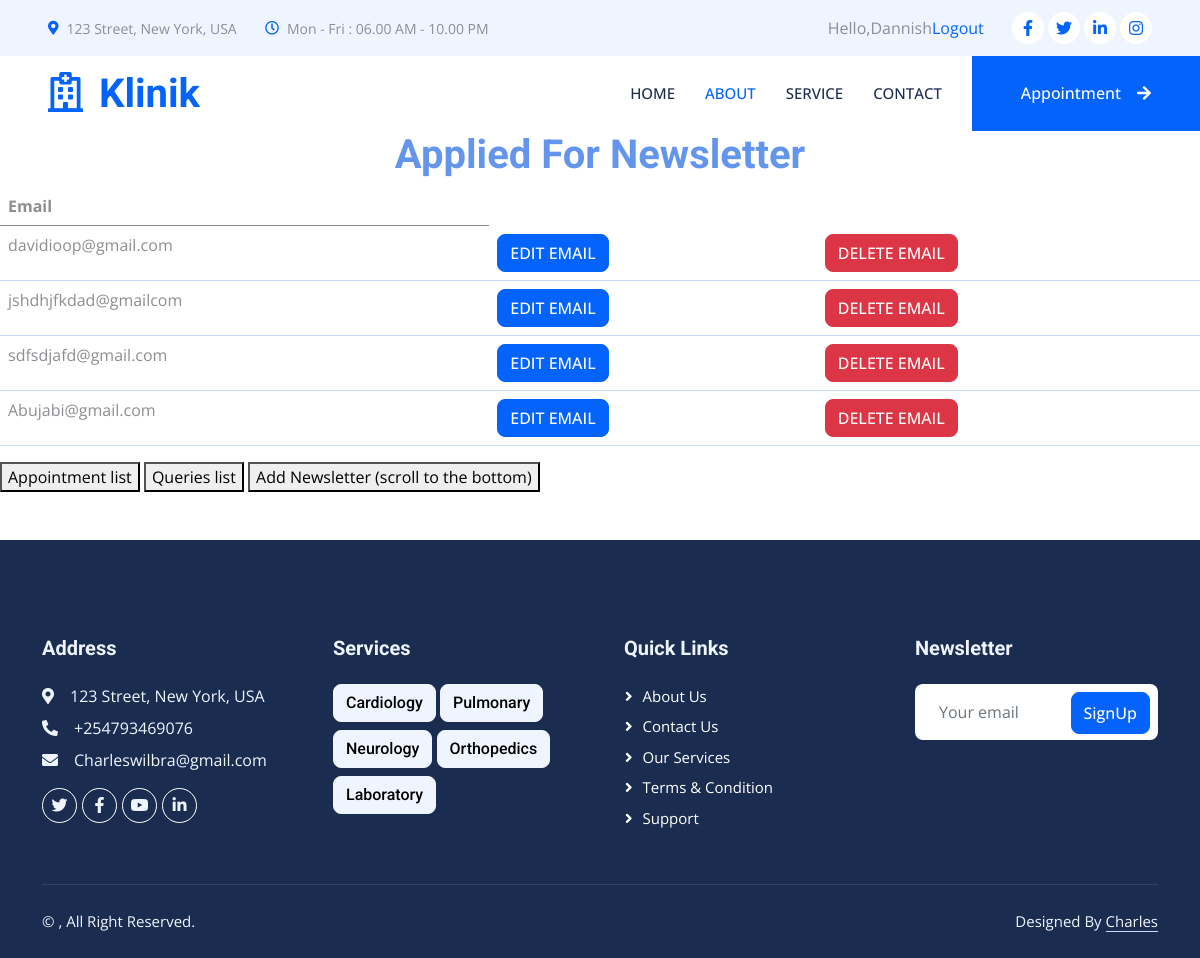
The page /hosi/newsletterlist/ (signed in) on the database its author committed.
### hosi/models.py (models this page shows, shortened)
class Newsletter(models.Model):
    email = models.TextField()
    objects = models.Manager()

### hosi/views.py (the view)
# urls.py: path('newsletterlist/', views.Newsletterlist, name='newsletterlist'),
@login_required(login_url='loginPage')
def Newsletterlist(request):
    newsletters = Newsletter.objects.all()
    return render(request, 'newsletterlist.html',{'newsletters': newsletters})

### hosi/templates/newsletterlist.html (shortened to what this page needs)
{% extends "base.html" %}
{% block content %}
<table class="table">
    <h1 style="text-align: center;color: cornflowerblue">Applied For Newsletter</h1>
    <thead>
    <tr>
        <th>Email</th>
    </tr>
    </thead>
    <tbody>
       {% for y in newsletters %}
          <tr>
              <td>{{ y.email }}</td>
              <td>
                  <a href="{% url 'editnewsletter' y.id %}" class="btn btn-primary" type="button" >EDIT EMAIL</a>
              </td>
              <td>
                  <a href="{% url 'deletenewsletter' y.id %}" class="btn btn-danger" type="button" onclick="return confirm('Are you sure you want to delete the email?')">DELETE EMAIL</a>
              </td>
          </tr>
       {% endfor %}
    </tbody>
</table>
<a href="{% url 'appointmentslist' %}">
    <button>Appointment list</button>
</a>
<a href="{% url 'querylist' %}">
    <button>Queries list</button>
</a>
<a href="{% url 'index' %}">
    <button>Add Newsletter (scroll to the bottom)</button>
</a>
{% endblock %}

### hosi/templates/base.html (shortened to what this page needs)
{% load static %}
<html lang="en">
<head>
    <link href="https://cdnjs.cloudflare.com/ajax/libs/font-awesome/5.10.0/css/all.min.css" rel="stylesheet">
    <link href="https://cdn.jsdelivr.net/npm/bootstrap-icons@1.4.1/font/bootstrap-icons.css" rel="stylesheet">
    <link href="{% static 'lib/animate/animate.min.css' %}" rel="stylesheet">
    <link href="{% static 'lib/owlcarousel/assets/owl.carousel.min.css' %}" rel="stylesheet">
    <link href="{% static 'lib/tempusdominus/css/tempusdominus-bootstrap-4.min.css' %}" rel="stylesheet" />
    <link href="{% static 'css/bootstrap.min.css' %}" rel="stylesheet">
    <link href="{% static 'css/style.css' %}" rel="stylesheet">
</head>
<body>
{% block navbar %}
    <div class="container-fluid bg-light p-0 wow fadeIn" data-wow-delay="0.1s">
        <div class="row gx-0 d-none d-lg-flex">
            <div class="col-lg-7 px-5 text-start">
                <div class="h-100 d-inline-flex align-items-center py-3 me-4">
                    <small class="fa fa-map-marker-alt text-primary me-2"></small>
                    <small>123 Street, New York, USA</small>
                </div>
                <div class="h-100 d-inline-flex align-items-center py-3">
                    <small class="far fa-clock text-primary me-2"></small>
                    <small>Mon - Fri : 06.00 AM - 10.00 PM</small>
                </div>
            </div>
            <div class="col-lg-5 px-5 text-end">
                <div class="h-100 d-inline-flex align-items-center py-3 me-4">
                    <span>Hello,{{request.user}}</span>
                    <span><a href="{% url 'logout' %}">Logout</a></span>
                </div>
                <div class="h-100 d-inline-flex align-items-center">
                    <a class="btn btn-sm-square rounded-circle bg-white text-primary me-1" href=""><i class="fab fa-facebook-f"></i></a>
                    <a class="btn btn-sm-square rounded-circle bg-white text-primary me-1" href=""><i class="fab fa-twitter"></i></a>
                    <a class="btn btn-sm-square rounded-circle bg-white text-primary me-1" href=""><i class="fab fa-linkedin-in"></i></a>
                    <a class="btn btn-sm-square rounded-circle bg-white text-primary me-0" href=""><i class="fab fa-instagram"></i></a>
                </div>
            </div>
        </div>
    </div>
    <nav class="navbar navbar-expand-lg bg-white navbar-light sticky-top p-0 wow fadeIn" data-wow-delay="0.1s">
        <a href="{% url 'index' %}" class="navbar-brand d-flex align-items-center px-4 px-lg-5">
            <h1 class="m-0 text-primary"><i class="far fa-hospital me-3"></i>Klinik</h1>
        </a>
        <div class="collapse navbar-collapse" id="navbarCollapse">
            <div class="navbar-nav ms-auto p-4 p-lg-0">
                <a href="{% url 'index' %}" class="nav-item nav-link ">Home</a>
                <a href="{% url 'about' %}" class="nav-item nav-link active">About</a>
                <a href="{% url 'services' %}" class="nav-item nav-link">Service</a>
                <a href="{% url 'contact' %}" class="nav-item nav-link">Contact</a>
            </div>
            <a href="{% url 'index' %}" class="btn btn-primary rounded-0 py-4 px-lg-5 d-none d-lg-block">Appointment<i class="fa fa-arrow-right ms-3"></i></a>
        </div>
    </nav>
{% endblock %}
{% block content %}
{% endblock %}
{% block footer %}
<div class="container-fluid bg-dark text-light footer mt-5 pt-5 wow fadeIn" data-wow-delay="0.1s">
        <div class="container py-5">
            <div class="row g-5">
                <div class="col-lg-3 col-md-6">
                    <h5 class="text-light mb-4">Address</h5>
                    <p class="mb-2"><i class="fa fa-map-marker-alt me-3"></i>123 Street, New York, USA</p>
                    <p class="mb-2"><i class="fa fa-phone-alt me-3"></i>+254793469076</p>
                    <p class="mb-2"><i class="fa fa-envelope me-3"></i>Charleswilbra@gmail.com</p>
                    <div class="d-flex pt-2">
                        <a class="btn btn-outline-light btn-social rounded-circle" href=""><i class="fab fa-twitter"></i></a>
                        <a class="btn btn-outline-light btn-social rounded-circle" href=""><i class="fab fa-facebook-f"></i></a>
                        <a class="btn btn-outline-light btn-social rounded-circle" href=""><i class="fab fa-youtube"></i></a>
                        <a class="btn btn-outline-light btn-social rounded-circle" href=""><i class="fab fa-linkedin-in"></i></a>
                    </div>
                </div>
                <div class="col-lg-3 col-md-6">
                    <h5 class="text-light mb-4">Services</h5>
                    <h6 class="btn btn-light">Cardiology</h6>
                    <h6 class="btn btn-light">Pulmonary</h6>
                    <h6 class="btn btn-light">Neurology</h6>
                    <h6 class="btn btn-light">Orthopedics</h6>
                    <h6 class="btn btn-light">Laboratory</h6>
                </div>
                <div class="col-lg-3 col-md-6">
                    <h5 class="text-light mb-4">Quick Links</h5>
                    <a class="btn btn-link" href="{% url 'about' %}">About Us</a>
                    <a class="btn btn-link" href="{% url 'contact' %}">Contact Us</a>
                    <a class="btn btn-link" href="{% url 'services' %}">Our Services</a>
                    <a class="btn btn-link" href="{% url 'index' %}">Terms & Condition</a>
                    <a class="btn btn-link" href="{% url 'contact' %}">Support</a>
                </div>
                <div class="col-lg-3 col-md-6">
                    <h5 class="text-light mb-4">Newsletter</h5>
                    <div class="position-relative mx-auto" style="max-width: 400px;">
                        <form action="{% url 'Newsletter' %}" method="POST">
                             <input class="form-control border-0 w-100 py-3 ps-4 pe-5" type="email" name="email" placeholder="Your email" required>
                             <button type="submit" class="btn btn-primary py-2 position-absolute top-0 end-0 mt-2 me-2">SignUp</button>
                        </form>
                    </div>
                </div>
            </div>
        </div>
        <div class="container">
            <div class="copyright">
                <div class="row">
                    <div class="col-md-6 text-center text-md-start mb-3 mb-md-0">
                        &copy; <a class="border-bottom" href="#"></a>, All Right Reserved.
                    </div>
                    <div class="col-md-6 text-center text-md-end">
                        Designed By <a class="border-bottom" href="">Charles</a>
                    </div>
                </div>
            </div>
        </div>
    </div>
{% endblock %}
</body>
</html>

### static/css/style.css (style rules this page uses)
:root { --primary: #0463FA; --light: #EFF5FF; --dark: #1B2C51; }
.btn { font-weight: 500; transition: .5s; }
.btn.btn-primary, .btn.btn-secondary { color: #FFFFFF; }
.btn-sm-square { width: 32px; height: 32px; }
.btn-square, .btn-sm-square, .btn-lg-square { padding: 0; display: flex; align-items: center; justify-content: center; font-weight: normal; }
.navbar .navbar-nav .nav-link { margin-right: 30px; padding: 25px 0; color: #FFFFFF; font-size: 15px; font-weight: 500; text-transform: uppercase; outline: none; }
.navbar .navbar-nav .nav-link:hover, .navbar .navbar-nav .nav-link.active { color: var(--primary); }
.navbar .navbar-brand, .navbar a.btn { height: 75px; }
.navbar .navbar-nav .nav-link { color: var(--dark); font-weight: 500; }
.navbar.sticky-top { top: -100px; transition: .5s; }
.footer .btn.btn-social { margin-right: 5px; width: 35px; height: 35px; display: flex; align-items: center; justify-content: center; color: var(--light); border: 1px solid #FFFFFF; transition: .3s; }
.footer .btn.btn-link { display: block; margin-bottom: 5px; padding: 0; text-align: left; color: #FFFFFF; font-size: 15px; font-weight: normal; text-transform: capitalize; transition: .3s; }
.footer .btn.btn-link::before { position: relative; content: "\f105"; font-family: "Font Awesome 5 Free"; font-weight: 900; margin-right: 10px; }
.footer .copyright { padding: 25px 0; font-size: 15px; border-top: 1px solid rgba(256, 256, 256, .1); }
.footer .copyright a { color: var(--light); }

### rows shown on the page
Newsletter: email "davidioop@gmail.com"
Newsletter: email "jshdhjfkdad@gmailcom"
Newsletter: email "sdfsdjafd@gmail.com"
Newsletter: email "Abujabi@gmail.com"

### other values the page prints
{{ request.user }} "Dannish"
